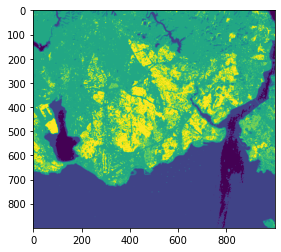

Write Python code to recreate this figure.
# -*- coding: utf-8 -*-

import numpy as np
import math
import json
import rasterio
from matplotlib import pyplot

def Llambda(im,ML,AL):
    SpectralRadiance = np.zeros((x,y))
    for i in range(x):
        for j in range(y):
            SpectralRadiance[i,j] = ML * im[i,j] + AL
    return SpectralRadiance

def TB(Llambda, K1, K2):
    BrightnessT = np.zeros((x,y))
    for i in range(x):
        for j in range(y):
            pix = Llambda[i,j]
            BrightnessT[i,j] = K2/(math.log((K1/pix)+1)) -273.15
    return BrightnessT

def calcNDVI(im):
    NIR = im[constant['bandNIR'],:,:]
    RED = im[constant['bandRED'],:,:]
    NDVI = (NIR-RED)/(NIR+RED)
    return NDVI

def calcPv(NDVI):
    VegetationRatio = np.zeros((x,y))
    minNDVI = np.min(NDVI)
    maxNDVI = np.max(NDVI)
    for i in range(x):
        for j in range(y):
            VegetationRatio[i,j] = (NDVI[i,j] - minNDVI)/((maxNDVI - minNDVI)**2)
    return VegetationRatio

def Emi(Pv):
    Emissivite = np.zeros((x,y))
    for i in range(x):
        for j in range(y):
            Emissivite[i,j] = Pv[i,j]*0.004+0.986
    return Emissivite

def T(Tb,emi):
    T = np.zeros((x,y))
    c2 = ((6.3*10**-34)*(3*10**8))/(1.4*10**(-23))
    la = constant['lambda']    
    for i in range(x):
        for j in range(y):
            T[i,j] = Tb[i,j]/(1+(Tb[i,j]/c2)*la*math.log(emi[i,j]))
    return T

def calcHFI(T):
    HFI = np.zeros((x,y))
    minT = np.min(T)
    maxT = np.max(T)
    for i in range(x):
        for j in range(y):
            HFI[i,j] = (T[i,j]-minT)/(maxT-minT)
    return HFI

def HeatLevel(pix):
    if pix>=0 and pix<0.15:
        return 0
    elif pix>=0.15 and pix<0.30:
        return 1
    elif pix>=0.30 and pix<0.45:
        return 2
    elif pix>=0.45 and pix<0.60:
        return 3
    elif pix>=0.60 and pix<0.75:
        return 3
    elif pix>=0.75 and pix<0.90:
        return 4
    elif pix>=0.90 and pix<=1:
        return 5
    else:
        print(pix)

def calcUHI(HFI):
    UHI = np.zeros((x,y))
    for i in range(x):
        for j in range(y):
            UHI[i,j] = HeatLevel(HFI[i,j])
    return UHI

# read the data
with open("constants.json", "r") as constants:
    constant = json.load(constants)

# read the image    
image = rasterio.open("image.tif").read()

# read the thermal band
imageThermal = image[constant['bandThermal'],:,:]

[x,y] = imageThermal.shape


SpectralRadiance = Llambda(imageThermal,constant['ML'],constant['AL'])

BrighnessTemperature = TB(SpectralRadiance, constant['K1'],constant['K2'])

NDVI = calcNDVI(image)

Pv = calcPv(NDVI)

Emissivite = Emi(Pv)

LST = T(BrighnessTemperature,Emissivite)

HFI = calcHFI(LST)

UHI = calcUHI(HFI)

pyplot.imshow(UHI)
